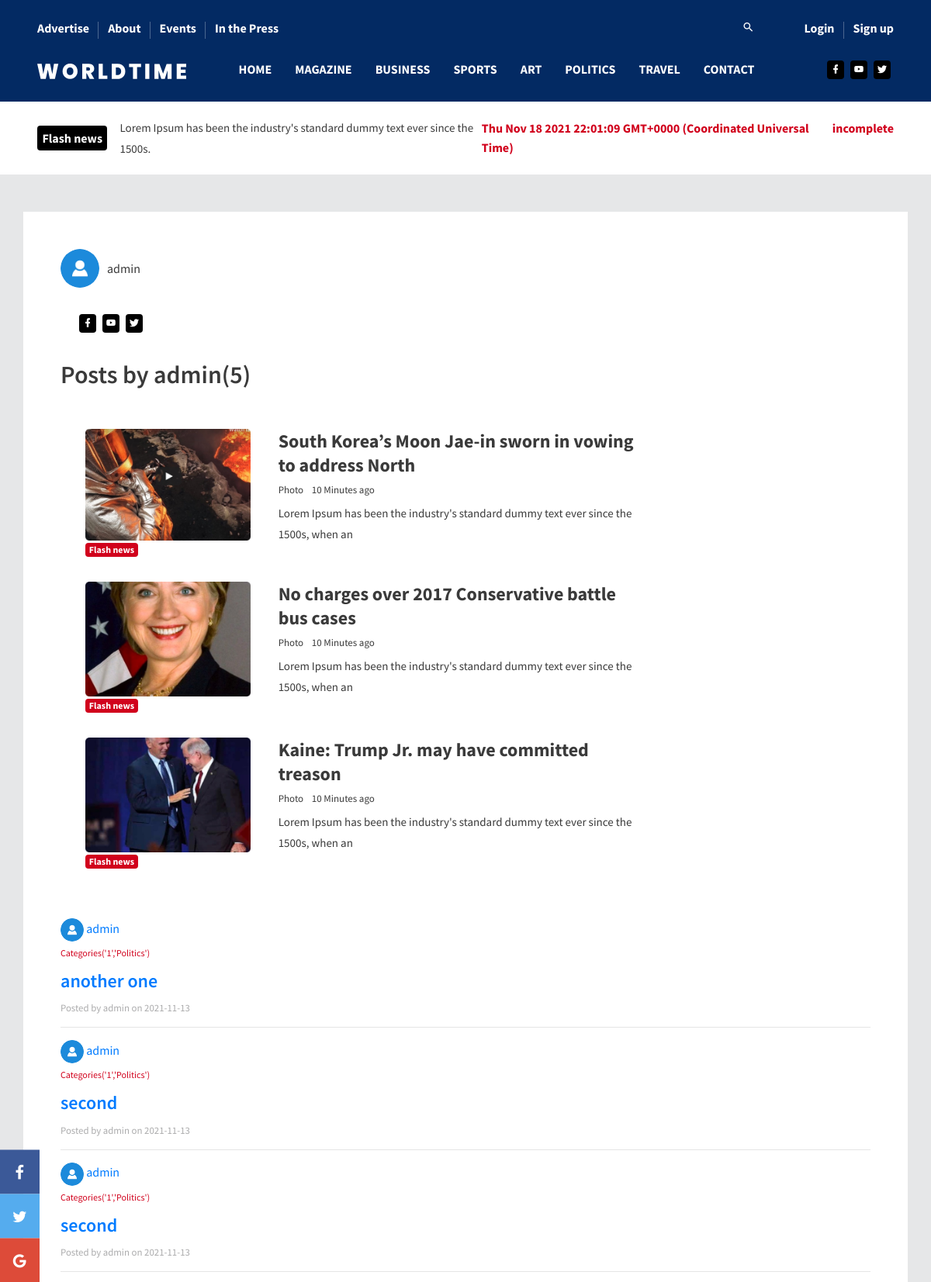
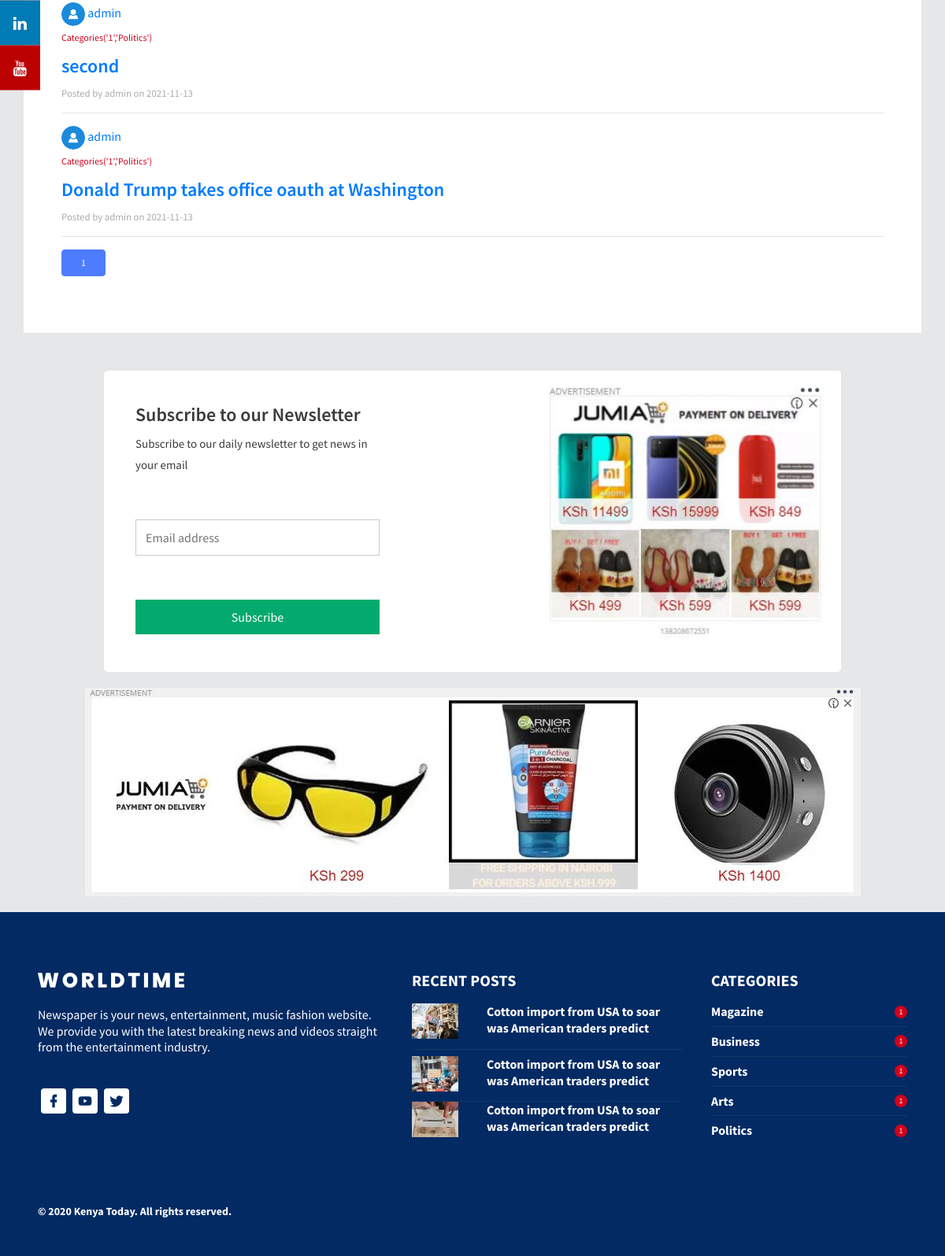
The page /author/admin on the database its author committed (2 pictures, top to bottom).
### app/models.py (models this page shows, shortened)
class Users(db.Model, UserMixin):
    id = db.Column(db.Integer,primary_key = True)
    username = db.Column(db.String(20), unique = True, nullable = False)
    email = db.Column(db.String(120), unique =True, nullable = False)
    profile_pic = db.Column(db.String(20), nullable = False, default = 'avatar.png')
    password = db.Column(db.String(100), nullable = False)
    bio = db.Column(db.String(500))
    admin = db.Column(db.Boolean, nullable = False, default = False)
    posts = db.relationship('Articles', backref = 'author', lazy = True)
    the_comments = db.relationship('Comments', backref='writer',lazy=True)
    post_author = db.Column(db.Boolean, nullable=False, default=False)
    address = db.Column(db.String(50))
    phone_number = db.Column(db.String(50))
    city = db.Column(db.String(50))
    facebook = db.Column(db.String(50))
    twitter = db.Column(db.String(50))
    instagram = db.Column(db.String(50))
    youtube = db.Column(db.String(50))

class Articles(db.Model):
    id = db.Column(db.Integer, primary_key = True)
    title = db.Column(db.String(100), nullable = False)
    category_id = db.Column(db.Integer, db.ForeignKey('categories.id'), nullable = False)
    content = db.Column(db.Text, nullable = False)
    date_posted = db.Column(db.DateTime, nullable = False, default = datetime.utcnow)
    user_id = db.Column(db.Integer, db.ForeignKey('users.id'), nullable = False)
    cover_img = db.Column(db.String(100), nullable = False)
    pic_desc = db.Column(db.String(100), nullable = False)
    userscomments = db.relationship('Comments', backref = 'its_article', lazy = True)

class Categories(db.Model):
    id = db.Column(db.Integer, primary_key=True)
    categoryname = db.Column(db.String(200), nullable = False,unique=True)
    articles = db.relationship('Articles', backref = 'category', lazy = True)
    tags = db.relationship('Tags', backref = 'its_category', lazy = True)
    def __repr__(self):
        return f"Categories('{self.id}','{self.categoryname}')"

### app/routes.py (the view)
@app.route('/author/<string:username>')
def user_posts(username):
    page = request.args.get('page', 1, type=int)
    user = Users.query.filter_by(username=username).first_or_404()
    articles = Articles.query.filter_by(author=user)\
        .order_by(Articles.date_posted.desc())\
        .paginate(per_page=20, page=page)
    return render_template('author_posts.html',articles = articles, user=user)

### app/templates/author_posts.html
{% extends "layout.html" %}
{% block body %}
<div style="background-color: white;" class="container mb-5 mt-5 p-5">
    <div>
      <div class="chip">
        <div style="background-image: url('../static/imgs/profile_pics/{{ user.profile_pic }}');" class="chip-img"></div>
        {{ user.username }}
      </div>
      <div class="p-1 mt-3">
      <ul class="social-media mb-3 p-3">
        <li>
          <a href="#">
            <i class="mdi mdi-facebook"></i>
          </a>
        </li>
        <li>
          <a href="#">
            <i class="mdi mdi-youtube"></i>
          </a>
        </li>
        <li>
          <a href="#">
            <i class="mdi mdi-twitter"></i>
          </a>
        </li>
      </ul>
    </div>
      <h1 class="mb-3">Posts by {{ user.username }}({{ articles.total }})</h1>
    </div>
    <div class="row" data-aos="fade-up">
        <div class="col-lg-9 stretch-card grid-margin">
          <div class="card">
            <div class="card-body">
              <div class="row">
                <div class="col-sm-4 grid-margin">
                  <div class="position-relative">
                    <div class="rotate-img">
                      <img
                        src="{{ url_for('static', filename = 'assets/images/dashboard/home_4.jpg') }}"
                        alt="thumb"
                        class="img-fluid"
                      />
                    </div>
                    <div class="badge-positioned">
                      <span class="badge badge-danger font-weight-bold"
                        >Flash news</span
                      >
                    </div>
                  </div>
                </div>
                <div class="col-sm-8  grid-margin">
                  <h2 class="mb-2 font-weight-600">
                    South Korea’s Moon Jae-in sworn in vowing to address
                    North
                  </h2>
                  <div class="fs-13 mb-2">
                    <span class="mr-2">Photo </span>10 Minutes ago
                  </div>
                  <p class="mb-0">
                    Lorem Ipsum has been the industry's standard dummy
                    text ever since the 1500s, when an
                  </p>
                </div>
              </div>
              <div class="row">
                <div class="col-sm-4 grid-margin">
                  <div class="position-relative">
                    <div class="rotate-img">
                      <img
                        src="{{ url_for('static', filename = 'assets/images/dashboard/home_5.jpg') }}"
                        alt="thumb"
                        class="img-fluid"
                      />
                    </div>
                    <div class="badge-positioned">
                      <span class="badge badge-danger font-weight-bold"
                        >Flash news</span
                      >
                    </div>
                  </div>
                </div>
                <div class="col-sm-8  grid-margin">
                  <h2 class="mb-2 font-weight-600">
                    No charges over 2017 Conservative battle bus cases
                  </h2>
                  <div class="fs-13 mb-2">
                    <span class="mr-2">Photo </span>10 Minutes ago
                  </div>
                  <p class="mb-0">
                    Lorem Ipsum has been the industry's standard dummy
                    text ever since the 1500s, when an
                  </p>
                </div>
              </div>
              <div class="row">
                <div class="col-sm-4">
                  <div class="position-relative">
                    <div class="rotate-img">
                      <img
                        src="{{ url_for('static', filename = 'assets/images/dashboard/home_6.jpg') }}"
                        alt="thumb"
                        class="img-fluid"
                      />
                    </div>
                    <div class="badge-positioned">
                      <span class="badge badge-danger font-weight-bold"
                        >Flash news</span
                      >
                    </div>
                  </div>
                </div>
                <div class="col-sm-8">
                  <h2 class="mb-2 font-weight-600">
                    Kaine: Trump Jr. may have committed treason
                  </h2>
                  <div class="fs-13 mb-2">
                    <span class="mr-2">Photo </span>10 Minutes ago
                  </div>
                  <p class="mb-0">
                    Lorem Ipsum has been the industry's standard dummy
                    text ever since the 1500s, when an
                  </p>
                </div>
              </div>
            </div>
          </div>
        </div>
      </div>
    {% for article in articles.items %}
    <a href="{{ url_for('user_posts',username=article.author.username) }}">
        <img style="border-radius: 50%;width: 30px;height: 30px;"
            src="{{ url_for('static',filename='imgs/profile_pics/' + article.author.profile_pic )}}">
        <span>{{ article.author.username }}</span>
    </a>
    <p><small class="text-danger">{{ article.category }}</small></p>
    <h2><a href="{{ url_for('post', id = article.id) }}">{{ article.title }}</a></h2>
    <small class="text-muted">Posted by {{ article.author.username }} on {{ article.date_posted.strftime('%Y-%m-%d')
        }}</small>
    <hr>
    {% endfor %}
    {% for page_num in articles.iter_pages(left_edge=1,right_edge=1,left_current=1,right_current=2) %}
    {% if page_num %}
    {% if articles.page == page_num %}
    <a class="btn btn-info mb-4" href="{{url_for('user_posts',username=user.username, page = page_num)}}">{{ page_num
        }}</a>
    {% else %}
    <a class="btn btn-outline-info mb-4" href="{{url_for('user_posts',username=user.username, page = page_num)}}">{{
        page_num }}</a>
    {% endif %}
    {% else %}
    ...
    {% endif %}
    {% endfor %}
</div>
{% endblock %}

### app/static/assets/css/additional.css (style rules this page uses)
.chip { display: inline-block; padding: 0 25px; height: 50px; font-size: 16px; line-height: 50px; border-radius: 25px; }
.chip-img { float: left; margin: 0 10px 0 -25px; height: 50px; width: 50px; border-radius: 50%; background-repeat: no-repeat; background-size: cover; }

### rows shown on the page
Users: profile_pic (placeholder picture), username "admin"
Articles: profile_pic (placeholder picture), author.username "admin", category "Categories('1','Politics')", title "another one", date_posted "2021-11-13"
Articles: profile_pic (placeholder picture), author.username "admin", category "Categories('1','Politics')", title "second", date_posted "2021-11-13"
Articles: profile_pic (placeholder picture), author.username "admin", category "Categories('1','Politics')", title "second", date_posted "2021-11-13"
Articles: profile_pic (placeholder picture), author.username "admin", category "Categories('1','Politics')", title "second", date_posted "2021-11-13"
Articles: profile_pic (placeholder picture), author.username "admin", category "Categories('1','Politics')", title "Donald Trump takes office oauth at Washington", date_posted "2021-11-13"

### other values the page prints
{{ articles.total }} "5"
{{ page_num }} "1"
